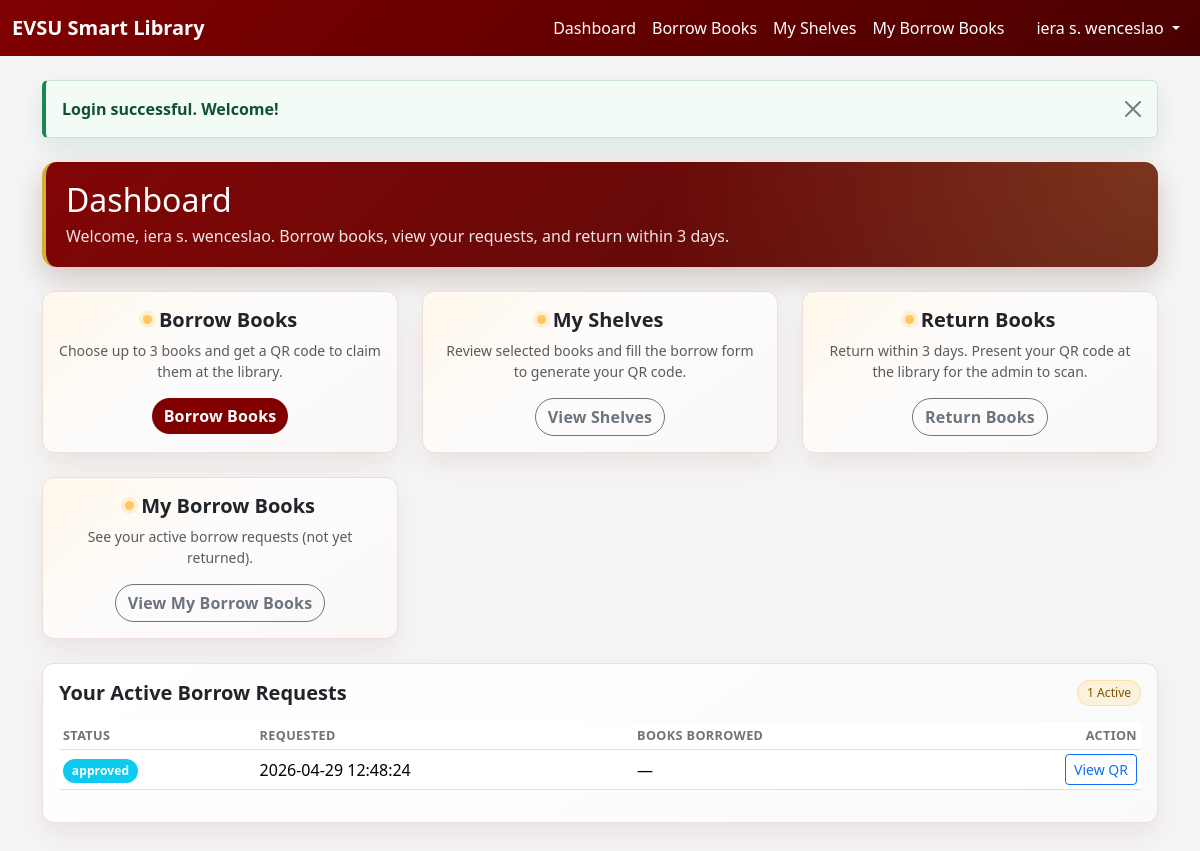
Screenshot of /student/dashboard.php (signed in) with the database file from the repository.
### tables this page shows
CREATE TABLE `borrow_requests` (
  `id` int(10) UNSIGNED NOT NULL,
  `student_id` int(10) UNSIGNED NOT NULL,
  `qr_token` varchar(100) NOT NULL,
  `status` enum('pending','approved','rejected','claimed','returned') NOT NULL DEFAULT 'pending',
  `requested_at` timestamp NOT NULL DEFAULT current_timestamp(),
  `approved_at` timestamp NULL DEFAULT NULL,
  `rejected_at` timestamp NULL DEFAULT NULL,
  `claimed_at` timestamp NULL DEFAULT NULL,
  `returned_at` timestamp NULL DEFAULT NULL,
  `admin_id_approved` int(10) UNSIGNED DEFAULT NULL,
  `admin_id_rejected` int(10) UNSIGNED DEFAULT NULL,
  `admin_id_claimed` int(10) UNSIGNED DEFAULT NULL,
  `admin_id_returned` int(10) UNSIGNED DEFAULT NULL,
  `notes` text DEFAULT NULL
);

### student/dashboard.php (the view, shortened to what this page needs)
<?php
require_once __DIR__ . '/../includes/student_layout.php';
$pdo = db_connect();
$student_id = (int)$_SESSION['student_id'];
$show_login_success = !empty($_SESSION['student_login_success']);
$stmt = $pdo->prepare(
    "SELECT br.id, br.qr_token, br.status, br.requested_at,
            (SELECT GROUP_CONCAT(b.title ORDER BY b.title SEPARATOR ', ')
             FROM borrow_request_items bri
             JOIN books b ON b.id = bri.book_id
             WHERE bri.borrow_request_id = br.id) AS book_titles
     FROM borrow_requests br
     WHERE br.student_id = :sid AND br.status IN ('pending', 'approved', 'claimed')
     ORDER BY br.requested_at DESC
     LIMIT 10"
);
$stmt->execute([':sid' => $student_id]);
$my_requests = $stmt->fetchAll(PDO::FETCH_ASSOC);
?>
<?php if ($show_login_success): ?>
<div class="alert sl-login-success alert-dismissible fade show mb-4" role="alert">
    <strong>Login successful. Welcome!</strong>
    <button type="button" class="btn-close" data-bs-dismiss="alert" aria-label="Close"></button>
</div>
<?php endif; ?>
<div class="row mb-4">
    <div class="col-12">
        <div class="sl-page-header sl-student-hero">
            <h2 class="mb-1">Dashboard</h2>
            <p class="mb-0" style="color: rgba(255,255,255,0.9);">
                Welcome, <?php echo htmlspecialchars($_SESSION['student_name'] ?? '', ENT_QUOTES, 'UTF-8'); ?>.
                Borrow books, view your requests, and return within 3 days.
            </p>
        </div>
    </div>
</div>
<div class="row g-4">
    <div class="col-md-6 col-lg-4">
        <div class="card sl-card sl-action-card h-100">
            <div class="card-body text-center">
                <h5 class="card-title sl-action-title"><span class="dot"></span>Borrow Books</h5>
                <p class="text-muted small">Choose up to 3 books and get a QR code to claim them at the library.</p>
                <a href="<?php echo BASE_URL; ?>/student/choose_books.php" class="btn btn-sl-primary">Borrow Books</a>
            </div>
        </div>
    </div>
    <div class="col-md-6 col-lg-4">
        <div class="card sl-card sl-action-card h-100">
            <div class="card-body text-center">
                <h5 class="card-title sl-action-title"><span class="dot"></span>My Shelves</h5>
                <p class="text-muted small">Review selected books and fill the borrow form to generate your QR code.</p>
                <a href="<?php echo BASE_URL; ?>/student/shelves.php" class="btn btn-outline-secondary">View Shelves</a>
            </div>
        </div>
    </div>
    <div class="col-md-6 col-lg-4">
        <div class="card sl-card sl-action-card h-100">
            <div class="card-body text-center">
                <h5 class="card-title sl-action-title"><span class="dot"></span>Return Books</h5>
                <p class="text-muted small">Return within 3 days. Present your QR code at the library for the admin to scan.</p>
                <a href="<?php echo BASE_URL; ?>/student/returns.php" class="btn btn-outline-secondary">Return Books</a>
            </div>
        </div>
    </div>
        <div class="col-md-6 col-lg-4">
            <div class="card sl-card sl-action-card h-100">
                <div class="card-body text-center">
                    <h5 class="card-title sl-action-title"><span class="dot"></span>My Borrow Books</h5>
                    <p class="text-muted small">See your active borrow requests (not yet returned).</p>
                    <a href="<?php echo BASE_URL; ?>/student/my_borrow_books.php" class="btn btn-outline-secondary">View My Borrow Books</a>
                </div>
            </div>
        </div>
</div>
<?php if (!empty($my_requests)): ?>
<div class="row mt-4">
    <div class="col-12">
        <div class="card sl-card sl-requests-card">
            <div class="card-body">
                <div class="sl-requests-head mb-3">
                    <h5 class="card-title fw-semibold mb-0">Your Active Borrow Requests</h5>
                    <span class="sl-requests-chip"><?php echo count($my_requests); ?> Active</span>
                </div>
                <div class="table-responsive">
                    <table class="table table-sm align-middle sl-requests-table">
                        <thead>
                            <tr>
                                <th>Status</th>
                                <th>Requested</th>
                                <th>Books Borrowed</th>
                                <th class="text-end">Action</th>
                            </tr>
                        </thead>
                        <tbody>
                            <?php foreach ($my_requests as $r): ?>
                                <tr>
                                    <td>
                                        <span class="badge sl-status-badge bg-<?php
                                            echo $r['status'] === 'pending' ? 'warning' : ($r['status'] === 'approved' ? 'info' : 'success');
                                        ?>"><?php echo htmlspecialchars($r['status'], ENT_QUOTES, 'UTF-8'); ?></span>
                                    </td>
                                    <td><?php echo htmlspecialchars($r['requested_at'], ENT_QUOTES, 'UTF-8'); ?></td>
                                    <td class="text-break"><?php echo htmlspecialchars($r['book_titles'] ?? '—', ENT_QUOTES, 'UTF-8'); ?></td>
                                    <td class="text-end">
                                        <a href="<?php echo BASE_URL; ?>/student/qr_display.php?token=<?php echo urlencode($r['qr_token']); ?>" class="btn btn-sm btn-outline-primary">View QR</a>
                                    </td>
                                </tr>
                            <?php endforeach; ?>
                        </tbody>
                    </table>
                </div>
            </div>
        </div>
    </div>
</div>
<?php endif; ?>

### student/dashboard.php (style rules this page uses)
.sl-student-hero { position: relative; overflow: hidden; background: linear-gradient(135deg, rgba(128, 0, 0, 0.98), rgba(74, 0, 0, 0.95)); border-radius: 14px; color: #fff; padding: 1.2rem 1.25rem; box-shadow: 0 12px 30px rgba(74, 0, 0, 0.2); }
.sl-student-hero::after { content: ""; position: absolute; inset: 0; background: radial-gradient(circle at top right, rgba(255, 200, 92, 0.22), transparent 45%); pointer-events: none; }
.sl-student-hero h2, .sl-student-hero p { position: relative; z-index: 1; }
.sl-action-card { position: relative; overflow: hidden; border: 1px solid rgba(128, 0, 0, 0.12); background: linear-gradient(145deg, #ffffff, #faf7f7); box-shadow: 0 12px 28px rgba(128, 0, 0, 0.08); transition: transform 0.2s ease, box-shadow 0.2s ease; }
.sl-action-card::before { content: ""; position: absolute; inset: 0; background: linear-gradient(140deg, rgba(255, 200, 92, 0.12), transparent 42%); pointer-events: none; }
.sl-action-card .card-body { position: relative; z-index: 1; }
.sl-action-title { display: flex; align-items: center; justify-content: center; gap: 0.45rem; font-weight: 700; color: #212529; }
.sl-action-title .dot { width: 9px; height: 9px; border-radius: 50%; background: #ffc85c; box-shadow: 0 0 0 4px rgba(255, 200, 92, 0.22); }
.sl-action-card .btn { border-radius: 999px; font-weight: 600; letter-spacing: 0.01em; }
.sl-requests-card { border: 1px solid rgba(128, 0, 0, 0.12); background: linear-gradient(145deg, #ffffff, #fafafa); box-shadow: 0 12px 28px rgba(128, 0, 0, 0.08); }
.sl-requests-head { display: flex; align-items: center; justify-content: space-between; gap: 0.5rem; }
.sl-requests-chip { font-size: 0.76rem; border: 1px solid rgba(255, 200, 92, 0.45); background: rgba(255, 200, 92, 0.18); color: #805200; border-radius: 999px; padding: 0.2rem 0.55rem; }
.sl-requests-table thead th { font-size: 0.79rem; text-transform: uppercase; letter-spacing: 0.03em; color: #6c757d; border-bottom-width: 1px; }
.sl-status-badge { font-weight: 600; letter-spacing: 0.01em; border-radius: 999px; padding: 0.35rem 0.55rem; }
.sl-login-success { position: relative; overflow: hidden; border: 1px solid rgba(25, 135, 84, 0.2); border-left: 4px solid #198754; background: #f2fbf6; color: #0f5132; box-shadow: 0 10px 24px rgba(25, 135, 84, 0.12); }

### rows the page displays
borrow_requests: status "approved", requested_at "2026-04-29 12:48:24", book_titles "—"

### other values shown
$_SESSION['student_name'] "iera s. wenceslao"
count($my_requests) "1"
